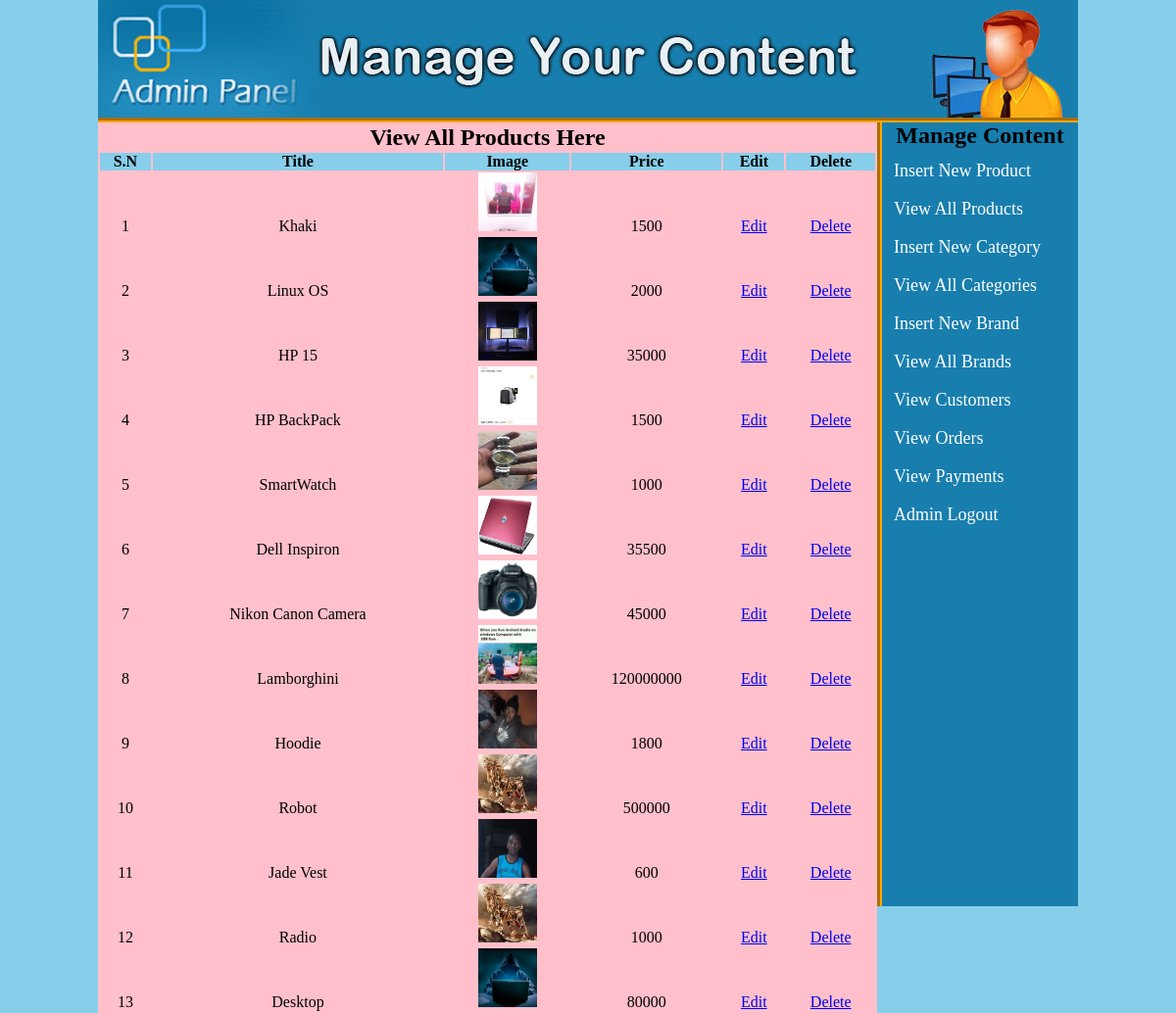
Page /admin_area/index.php?view_products (signed in) on the committed database.
### tables this page shows
CREATE TABLE `products` (
  `product_id` int(11) NOT NULL,
  `product_cat` int(100) NOT NULL,
  `product_brand` int(100) NOT NULL,
  `product_title` varchar(255) NOT NULL,
  `product_price` int(100) NOT NULL,
  `product_desc` text NOT NULL,
  `product_image` text NOT NULL,
  `product_keywords` text NOT NULL
);

### admin_area/view_products.php (the view)
<?php
if(!isset($_SESSION['user_email'])){
	echo "<script>window.open('login.php?not_admin=You are not an Admin!','_self')</script>";
}
else {
?>
<table width="795" align="center" bgcolor="pink">
	<tr align="center">
		<td colspan="6"><h2>View All Products Here</h2></td>
	</tr>
	<tr align="center" bgcolor="skyblue">
		<th>S.N</th>
		<th>Title</th>
		<th>Image</th>
		<th>Price</th>
		<th>Edit</th>
		<th>Delete</th>
	</tr>
	<?php
	include("includes/db.php");
	$get_pro = "select * from products";
	$run_pro = mysqli_query($con, $get_pro);
	$i = 0;
	while ($row_pro=mysqli_fetch_array($run_pro)){
		$pro_id = $row_pro['product_id'];
		$pro_title = $row_pro['product_title'];
		$pro_image = $row_pro['product_image'];
		$pro_price = $row_pro['product_price'];
		$i++;
	?>
	<tr align="center">
		<td><?php echo $i;?></td>
		<td><?php echo $pro_title;?></td>
		<td><img src="product_images/<?php echo $pro_image;?>" width="60" height="60"/></td>
		<td><?php echo $pro_price;?></td>
		<td><a href="index.php?edit_pro=<?php echo $pro_id; ?>">Edit</a></td>
		<td><a href="delete_pro.php?delete_pro=<?php echo $pro_id;?>">Delete</a></td>
	</tr>
	<?php } ?>
</table>
<?php } ?>

### admin_area/styles/style.css (style rules this page uses)
html, body, div, span, applet, object, iframe, h1, h2, h3, h4, h5, h6, p, blockquote, pre, a, abbr, acronym, address, big, cite, code, del, dfn, em, img, ins, kbd, q, s, samp, small, strike, strong, sub, sup, tt, var, b, u, i, center, dl, dt, dd, ol, ul, li, fieldset, form, label, legend, table, caption, tbody, tfoot, thead, tr, th, td, article, aside, canvas, details, embed, figure, figcaption, footer, header, hgroup, menu, nav, output, ruby, section, summary, time, mark, audio, video { margin: 0; padding: 0; border: 0; vertical-align: baseline; }
body { background:skyblue; }

### rows in the picture
products: product_title "Khaki", product_image (picture), product_price "1500"
products: product_title "Linux OS", product_image (picture), product_price "2000"
products: product_title "HP 15", product_image (picture), product_price "35000"
products: product_title "HP BackPack", product_image (picture), product_price "1500"
products: product_title "SmartWatch", product_image (picture), product_price "1000"
products: product_title "Dell Inspiron", product_image (picture), product_price "35500"
products: product_title "Nikon Canon Camera", product_image (picture), product_price "45000"
products: product_title "Lamborghini", product_image (picture), product_price "120000000"
products: product_title "Hoodie", product_image (picture), product_price "1800"
products: product_title "Robot", product_image (picture), product_price "500000"
products: product_title "Jade Vest", product_image (picture), product_price "600"
products: product_title "Radio", product_image (picture), product_price "1000"
products: product_title "Desktop", product_image (picture), product_price "80000"
